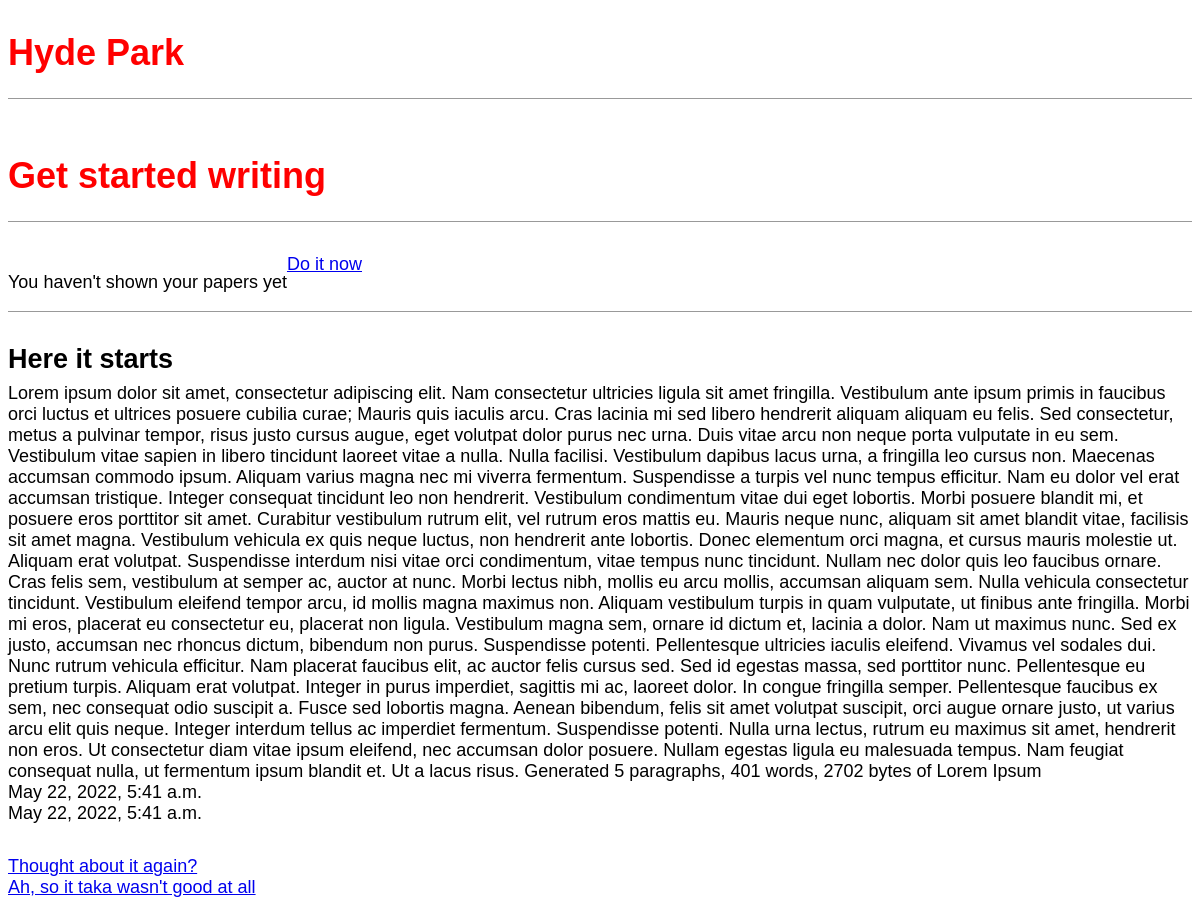
/post/1/, run on an earlier commit of the app's database.
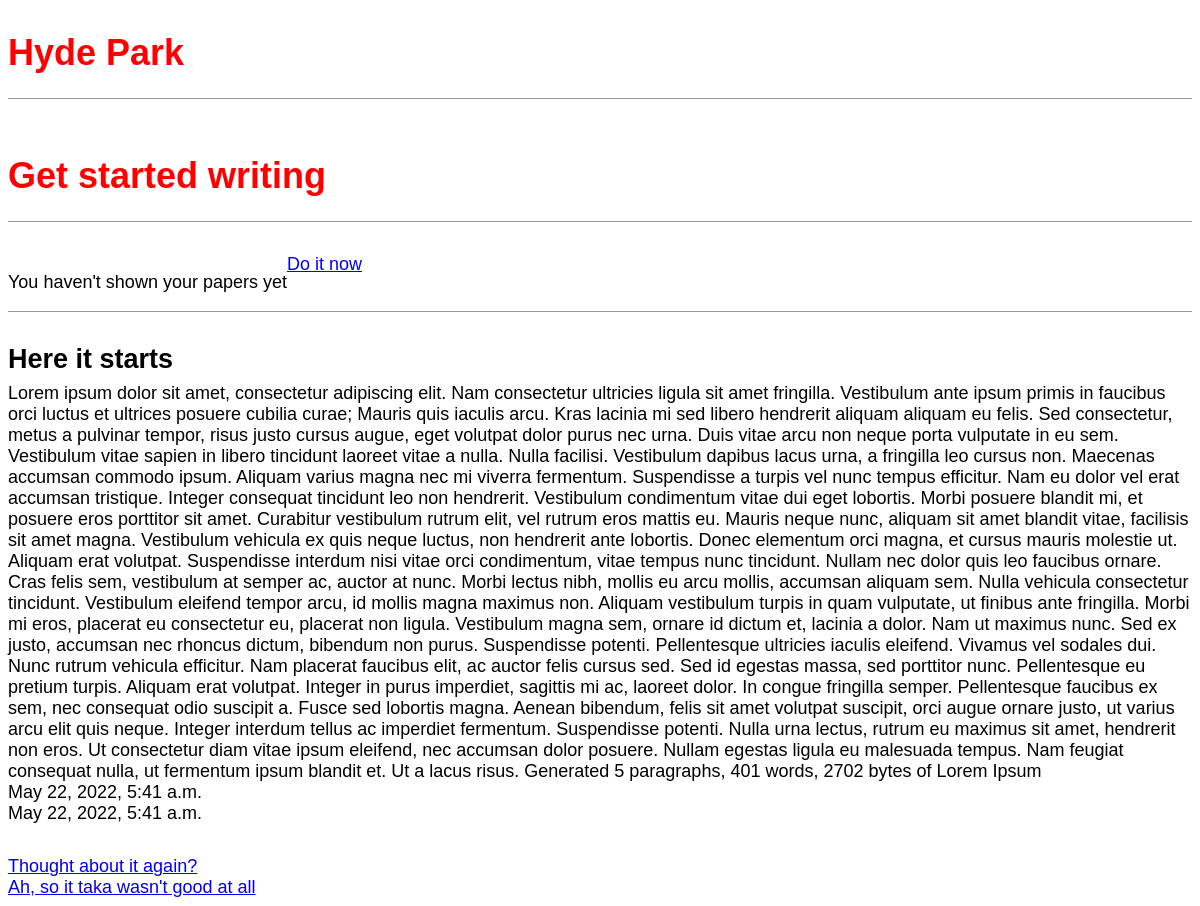
And on a later commit of the database.
### Blog/models.py (models this page shows, shortened)
class Post(models.Model):
    Title = models.CharField(max_length=100)
    Body = models.TextField(max_length=10000, blank = True)
    Author = models.ForeignKey('auth.User', on_delete=models.CASCADE)
    Date = models.DateTimeField(default = datetime.now, blank = True)

### Blog/views.py (the view)
# urls.py: path('post/<int:pk>/',PostDetailView.as_view(), name = 'Post_Detail'),
class PostDetailView(DetailView):
    model = Post
    template_name = 'Post_detail.html'

### templates/Post_detail.html
{% extends 'Base.html' %}
{% block content %}
<div class="post-entry">
    <h2> {{post.Title}}</h2>
    <p> {{post.Body}}</p>
    <p> {{post.Date}}</p>
    {{post.Date}}
</div>
<div><a href="{% url 'post_update' post.pk %}">Thought about it again?</a></div>
<div><a href="{% url 'Post_Delete' post.pk %}">Ah, so it taka wasn't good at all</a></div>
{% endblock content %}

What changed in the data, as far as the page shows it:
changed Post "Here it starts": Body "…Mauris quis iaculis arcu. Cras lacinia mi sed libero…" → "…Mauris quis iaculis arcu. Kras lacinia mi sed libero…"
